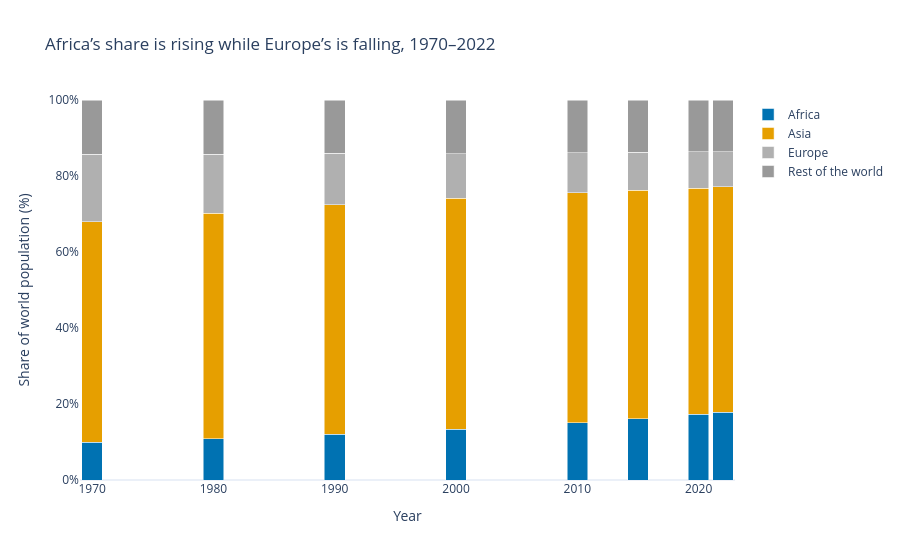

This figure's notebook cell:
### Markdown cell above
**Chart choice & justification:** A 100% stacked bar chart compares each year’s continental shares while keeping all bars at 100%. It makes the rise of Africa, the decline of Europe and the dominance of Asia easy to see across the 1970–2022 period.

### Code cell
# Q7
years = [1970,1980,1990,2000,2010,2015,2020,2022]
continent_totals = (df_long[df_long['Year'].isin(years)]
                    .groupby(['Year','Continent'], as_index=False)['Population'].sum())
continent_totals['Group'] = continent_totals['Continent'].where(
    continent_totals['Continent'].isin(['Africa','Asia','Europe']),
    'Rest of the world'
)
shares = continent_totals.groupby(['Year','Group'], as_index=False)['Population'].sum()
world_totals = shares.groupby('Year')['Population'].transform('sum')
shares['Share (%)'] = shares['Population'] / world_totals * 100

fig = px.bar(shares, x='Year', y='Share (%)', color='Group', barmode='stack',
             template='plotly_white',
             title='Africa’s share is rising while Europe’s is falling, 1970–2022',
             color_discrete_map={'Africa':'#0072B2','Asia':'#E69F00',
                                 'Europe':'#B0B0B0','Rest of the world':'#999999'},
             labels={'Share (%)':'Share of world population (%)','Year':'Year'})
fig.update_layout(yaxis=dict(range=[0,100], ticksuffix='%', showgrid=False),
                  xaxis=dict(showgrid=False, dtick=10), legend_title_text='',
                  bargap=0.15)
fig.show()

### Figure 1 — Plotly figure (JSON) as saved in the notebook; plotly's stock layout.template omitted (floating-point values rounded to 4 significant figures)
{"data": [{"hovertemplate": "Group=Africa<br>Year=%{x}<br>Share of world population (%)=%{y}<extra></extra>", "legendgroup": "Africa", "marker": {"color": "#0072B2", "pattern": {"shape": ""}}, "name": "Africa", "orientation": "v", "showlegend": true, "textposition": "auto", "type": "bar", "x": [1970, 1980, 1990, 2000, 2010, 2015, 2020, 2022], "xaxis": "x", "y": [9.893, 10.84, 12.01, 13.32, 15.11, 16.18, 17.36, 17.89], "yaxis": "y"}, {"hovertemplate": "Group=Asia<br>Year=%{x}<br>Share of world population (%)=%{y}<extra></extra>", "legendgroup": "Asia", "marker": {"color": "#E69F00", "pattern": {"shape": ""}}, "name": "Asia", "orientation": "v", "showlegend": true, "textposition": "auto", "type": "bar", "x": [1970, 1980, 1990, 2000, 2010, 2015, 2020, 2022], "xaxis": "x", "y": [58.06, 59.32, 60.41, 60.76, 60.43, 60.05, 59.48, 59.21], "yaxis": "y"}, {"hovertemplate": "Group=Europe<br>Year=%{x}<br>Share of world population (%)=%{y}<extra></extra>", "legendgroup": "Europe", "marker": {"color": "#B0B0B0", "pattern": {"shape": ""}}, "name": "Europe", "orientation": "v", "showlegend": true, "textposition": "auto", "type": "bar", "x": [1970, 1980, 1990, 2000, 2010, 2015, 2020, 2022], "xaxis": "x", "y": [17.76, 15.59, 13.55, 11.81, 10.53, 9.987, 9.514, 9.32], "yaxis": "y"}, {"hovertemplate": "Group=Rest of the world<br>Year=%{x}<br>Share of world population (%)=%{y}<extra></extra>", "legendgroup": "Rest of the world", "marker": {"color": "#999999", "pattern": {"shape": ""}}, "name": "Rest of the world", "orientation": "v", "showlegend": true, "textposition": "auto", "type": "bar", "x": [1970, 1980, 1990, 2000, 2010, 2015, 2020, 2022], "xaxis": "x", "y": [14.29, 14.25, 14.02, 14.1, 13.93, 13.79, 13.65, 13.57], "yaxis": "y"}], "layout": {"bargap": 0.15, "barmode": "stack", "legend": {"title": {"text": ""}, "tracegroupgap": 0}, "title": {"text": "Africa’s share is rising while Europe’s is falling, 1970–2022"}, "xaxis": {"anchor": "y", "domain": [0, 1], "dtick": 10, "showgrid": false, "title": {"text": "Year"}}, "yaxis": {"anchor": "x", "domain": [0, 1], "range": [0, 100], "showgrid": false, "ticksuffix": "%", "title": {"text": "Share of world population (%)"}}}}
